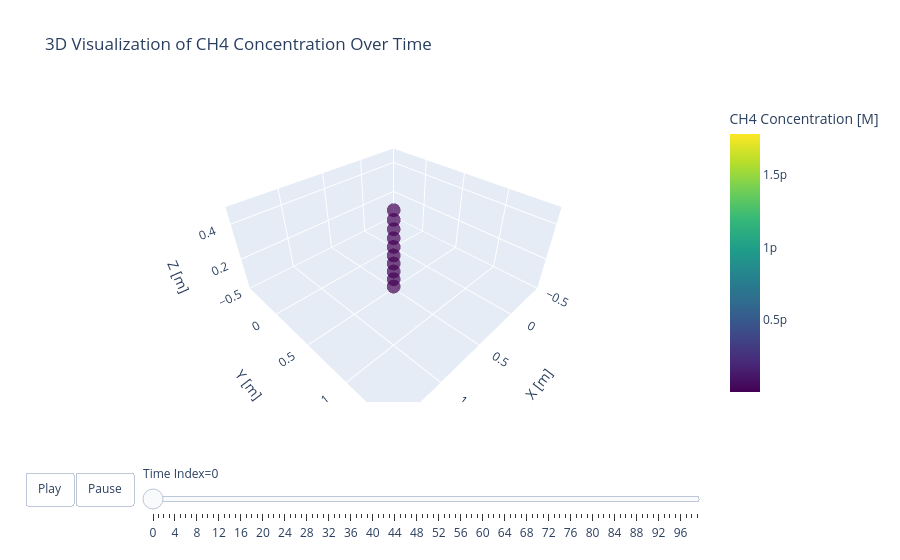

Write notebook code for a chart like this one.
### Markdown cell above
# 4) Time dependent plot

### Code cell
import plotly.express as px

# column names are variables so easier to change
ch4_column = 'Total CH4(aq) [M]'
df_ch4 = full_df[['X [m]', 'Y [m]', 'Z [m]', ch4_column, 'Time Index']]

# want the legend to be consistent, so need to get max and min
# to think: logarithmic scale is necessary
ch4_min = df_ch4[ch4_column].min()
ch4_max = df_ch4[ch4_column].max()

# making the plot
fig = px.scatter_3d(df_ch4,
                    x='X [m]',
                    y='Y [m]',
                    z='Z [m]',
                    color=ch4_column,
                    animation_frame='Time Index',  # This creates the slider
                    color_continuous_scale='Viridis',
                    range_color=[ch4_min, ch4_max],  # Fixed color scale
                    labels={ch4_column: 'CH4 Concentration [M]'},
                    title="3D Visualization of CH4 Concentration Over Time",
                    opacity=0.7)

# improved layout
fig.update_layout(
    scene=dict(
        xaxis_title='X [m]',
        yaxis_title='Y [m]',
        zaxis_title='Z [m]'
    ),
    # time slider
    updatemenus=[{
        'type': 'buttons',
        'showactive': False,
        'buttons': [
            {'label': 'Play', 'method': 'animate', 'args': [None, {'frame': {'duration': 100}}]},
            {'label': 'Pause', 'method': 'animate', 'args': [[None], {'frame': {'duration': 0}, 'mode': 'immediate'}]}
        ]
    }]
)

fig.show()

### Figure 1 — Plotly figure (JSON) as saved in the notebook; plotly's stock layout.template omitted (floating-point values rounded to 4 significant figures)
{"data": [{"hovertemplate": "Time Index=0<br>X [m]=%{x}<br>Y [m]=%{y}<br>Z [m]=%{z}<br>CH4 Concentration [M]=%{marker.color}<extra></extra>", "legendgroup": "", "marker": {"color": [1e-15, 1e-15, 1e-15, 1e-15, 1e-15, 1e-15, 1e-15, 1e-15, 1e-15, 1e-15], "coloraxis": "coloraxis", "opacity": 0.7, "symbol": "circle"}, "mode": "markers", "name": "", "scene": "scene", "showlegend": false, "type": "scatter3d", "x": [0.5, 0.5, 0.5, 0.5, 0.5, 0.5, 0.5, 0.5, 0.5, 0.5], "y": [0.5, 0.5, 0.5, 0.5, 0.5, 0.5, 0.5, 0.5, 0.5, 0.5], "z": [0.025, 0.075, 0.125, 0.175, 0.225, 0.275, 0.325, 0.375, 0.425, 0.475]}], "layout": {"coloraxis": {"cmax": 1.785e-12, "cmin": 1e-15, "colorbar": {"title": {"text": "CH4 Concentration [M]"}}, "colorscale": [[0, "#440154"], [0.1111, "#482878"], [0.2222, "#3e4989"], [0.3333, "#31688e"], [0.4444, "#26828e"], [0.5556, "#1f9e89"], [0.6667, "#35b779"], [0.7778, "#6ece58"], [0.8889, "#b5de2b"], [1, "#fde725"]]}, "legend": {"tracegroupgap": 0}, "scene": {"domain": {"x": [0, 1], "y": [0, 1]}, "xaxis": {"title": {"text": "X [m]"}}, "yaxis": {"title": {"text": "Y [m]"}}, "zaxis": {"title": {"text": "Z [m]"}}}, "sliders": [{"active": 0, "currentvalue": {"prefix": "Time Index="}, "len": 0.9, "pad": {"b": 10, "t": 60}, "steps": [{"args": [["0"], {"frame": {"duration": 0, "redraw": true}, "fromcurrent": true, "mode": "immediate", "transition": {"duration": 0, "easing": "linear"}}], "label": "0", "method": "animate"}, {"args": [["1"], {"frame": {"duration": 0, "redraw": true}, "fromcurrent": true, "mode": "immediate", "transition": {"duration": 0, "easing": "linear"}}], "label": "1", "method": "animate"}, {"args": [["2"], {"frame": {"duration": 0, "redraw": true}, "fromcurrent": true, "mode": "immediate", "transition": {"duration": 0, "easing": "linear"}}], "label": "2", "method": "animate"}, {"args": [["3"], {"frame": {"duration": 0, "redraw": true}, "fromcurrent": true, "mode": "immediate", "transition": {"duration": 0, "easing": "linear"}}], "label": "3", "method": "animate"}, {"args": [["4"], {"frame": {"duration": 0, "redraw": true}, "fromcurrent": true, "mode": "immediate", "transition": {"duration": 0, "easing": "linear"}}], "label": "4", "method": "animate"}, {"args": [["5"], {"frame": {"duration": 0, "redraw": true}, "fromcurrent": true, "mode": "immediate", "transition": {"duration": 0, "easing": "linear"}}], "label": "5", "method": "animate"}, {"args": [["6"], {"frame": {"duration": 0, "redraw": true}, "fromcurrent": true, "mode": "immediate", "transition": {"duration": 0, "easing": "linear"}}], "label": "6", "method": "animate"}, {"args": [["7"], {"frame": {"duration": 0, "redraw": true}, "fromcurrent": true, "mode": "immediate", "transition": {"duration": 0, "easing": "linear"}}], "label": "7", "method": "animate"}, {"args": [["8"], {"frame": {"duration": 0, "redraw": true}, "fromcurrent": true, "mode": "immediate", "transition": {"duration": 0, "easing": "linear"}}], "label": "8", "method": "animate"}, {"args": [["9"], {"frame": {"duration": 0, "redraw": true}, "fromcurrent": true, "mode": "immediate", "transition": {"duration": 0, "easing": "linear"}}], "label": "9", "method": "animate"}, {"args": [["10"], {"frame": {"duration": 0, "redraw": true}, "fromcurrent": true, "mode": "immediate", "transition": {"duration": 0, "easing": "linear"}}], "label": "10", "method": "animate"}, {"args": [["11"], {"frame": {"duration": 0, "redraw": true}, "fromcurrent": true, "mode": "immediate", "transition": {"duration": 0, "easing": "linear"}}], "label": "11", "method": "animate"}, {"args": [["12"], {"frame": {"duration": 0, "redraw": true}, "fromcurrent": true, "mode": "immediate", "transition": {"duration": 0, "easing": "linear"}}], "label": "12", "method": "animate"}, {"args": [["13"], {"frame": {"duration": 0, "redraw": true}, "fromcurrent": true, "mode": "immediate", "transition": {"duration": 0, "easing": "linear"}}], "label": "13", "method": "animate"}, {"args": [["14"], {"frame": {"duration": 0, "redraw": true}, "fromcurrent": true, "mode": "immediate", "transition": {"duration": 0, "easing": "linear"}}], "label": "14", "method": "animate"}, {"args": [["15"], {"frame": {"duration": 0, "redraw": true}, "fromcurrent": true, "mode": "immediate", "transition": {"duration": 0, "easing": "linear"}}], "label": "15", "method": "animate"}, {"args": [["16"], {"frame": {"duration": 0, "redraw": true}, "fromcurrent": true, "mode": "immediate", "transition": {"duration": 0, "easing": "linear"}}], "label": "16", "method": "animate"}, {"args": [["17"], {"frame": {"duration": 0, "redraw": true}, "fromcurrent": true, "mode": "immediate", "transition": {"duration": 0, "easing": "linear"}}], "label": "17", "method": "animate"}, {"args": [["18"], {"frame": {"duration": 0, "redraw": true}, "fromcurrent": true, "mode": "immediate", "transition": {"duration": 0, "easing": "linear"}}], "label": "18", "method": "animate"}, {"args": [["19"], {"frame": {"duration": 0, "redraw": true}, "fromcurrent": true, "mode": "immediate", "transition": {"duration": 0, "easing": "linear"}}], "label": "19", "method": "animate"}, {"args": [["20"], {"frame": {"duration": 0, "redraw": true}, "fromcurrent": true, "mode": "immediate", "transition": {"duration": 0, "easing": "linear"}}], "label": "20", "method": "animate"}, {"args": [["21"], {"frame": {"duration": 0, "redraw": true}, "fromcurrent": true, "mode": "immediate", "transition": {"duration": 0, "easing": "linear"}}], "label": "21", "method": "animate"}, {"args": [["22"], {"frame": {"duration": 0, "redraw": true}, "fromcurrent": true, "mode": "immediate", "transition": {"duration": 0, "easing": "linear"}}], "label": "22", "method": "animate"}, {"args": [["23"], {"frame": {"duration": 0, "redraw": true}, "fromcurrent": true, "mode": "immediate", "transition": {"duration": 0, "easing": "linear"}}], "label": "23", "method": "animate"}, {"args": [["24"], {"frame": {"duration": 0, "redraw": true}, "fromcurrent": true, "mode": "immediate", "transition": {"duration": 0, "easing": "linear"}}], "label": "24", "method": "animate"}, {"args": [["25"], {"frame": {"duration": 0, "redraw": true}, "fromcurrent": true, "mode": "immediate", "transition": {"duration": 0, "easing": "linear"}}], "label": "25", "method": "animate"}, {"args": [["26"], {"frame": {"duration": 0, "redraw": true}, "fromcurrent": true, "mode": "immediate", "transition": {"duration": 0, "easing": "linear"}}], "label": "26", "method": "animate"}, {"args": [["27"], {"frame": {"duration": 0, "redraw": true}, "fromcurrent": true, "mode": "immediate", "transition": {"duration": 0, "easing": "linear"}}], "label": "27", "method": "animate"}, {"args": [["28"], {"frame": {"duration": 0, "redraw": true}, "fromcurrent": true, "mode": "immediate", "transition": {"duration": 0, "easing": "linear"}}], "label": "28", "method": "animate"}, {"args": [["29"], {"frame": {"duration": 0, "redraw": true}, "fromcurrent": true, "mode": "immediate", "transition": {"duration": 0, "easing": "linear"}}], "label": "29", "method": "animate"}, {"args": [["30"], {"frame": {"duration": 0, "redraw": true}, "fromcurrent": true, "mode": "immediate", "transition": {"duration": 0, "easing": "linear"}}], "label": "30", "method": "animate"}, {"args": [["31"], {"frame": {"duration": 0, "redraw": true}, "fromcurrent": true, "mode": "immediate", "transition": {"duration": 0, "easing": "linear"}}], "label": "31", "method": "animate"}, {"args": [["32"], {"frame": {"duration": 0, "redraw": true}, "fromcurrent": true, "mode": "immediate", "transition": {"duration": 0, "easing": "linear"}}], "label": "32", "method": "animate"}, {"args": [["33"], {"frame": {"duration": 0, "redraw": true}, "fromcurrent": true, "mode": "immediate", "transition": {"duration": 0, "easing": "linear"}}], "label": "33", "method": "animate"}, {"args": [["34"], {"frame": {"duration": 0, "redraw": true}, "fromcurrent": true, "mode": "immediate", "transition": {"duration": 0, "easing": "linear"}}], "label": "34", "method": "animate"}, {"args": [["35"], {"frame": {"duration": 0, "redraw": true}, "fromcurrent": true, "mode": "immediate", "transition": {"duration": 0, "easing": "linear"}}], "label": "35", "method": "animate"}, {"args": [["36"], {"frame": {"duration": 0, "redraw": true}, "fromcurrent": true, "mode": "immediate", "transition": {"duration": 0, "easing": "linear"}}], "label": "36", "method": "animate"}, {"args": [["37"], {"frame": {"duration": 0, "redraw": true}, "fromcurrent": true, "mode": "immediate", "transition": {"duration": 0, "easing": "linear"}}], "label": "37", "method": "animate"}, {"args": [["38"], {"frame": {"duration": 0, "redraw": true}, "fromcurrent": true, "mode": "immediate", "transition": {"duration": 0, "easing": "linear"}}], "label": "38", "method": "animate"}, {"args": [["39"], {"frame": {"duration": 0, "redraw": true}, "fromcurrent": true, "mode": "immediate", "transition": {"duration": 0, "easing": "linear"}}], "label": "39", "method": "animate"}, {"args": [["40"], {"frame": {"duration": 0, "redraw": true}, "fromcurrent": true, "mode": "immediate", "transition": {"duration": 0, "easing": "linear"}}], "label": "40", "method": "animate"}, {"args": [["41"], {"frame": {"duration": 0, "redraw": true}, "fromcurrent": true, "mode": "immediate", "transition": {"duration": 0, "easing": "linear"}}], "label": "41", "method": "animate"}, {"args": [["42"], {"frame": {"duration": 0, "redraw": true}, "fromcurrent": true, "mode": "immediate", "transition": {"duration": 0, "easing": "linear"}}], "label": "42", "method": "animate"}, {"args": [["43"], {"frame": {"duration": 0, "redraw": true}, "fromcurrent": true, "mode": "immediate", "transition": {"duration": 0, "easing": "linear"}}], "label": "43", "method": "animate"}, {"args": [["44"], {"frame": {"duration": 0, "redraw": true}, "fromcurrent": true, "mode": "immediate", "transition": {"duration": 0, "easing": "linear"}}], "label": "44", "method": "animate"}, {"args": [["45"], {"frame": {"duration": 0, "redraw": true}, "fromcurrent": true, "mode": "immediate", "transition": {"duration": 0, "easing": "linear"}}], "label": "45", "method": "animate"}, {"args": [["46"], {"frame": {"duration": 0, "redraw": true}, "fromcurrent": true, "mode": "immediate", "transition": {"duration": 0, "easing": "linear"}}], "label": "46", "method": "animate"}, {"args": [["47"], {"frame": {"duration": 0, "redraw": true}, "fromcurrent": true, "mode": "immediate", "transition": {"duration": 0, "easing": "linear"}}], "label": "47", "method": "animate"}, {"args": [["48"], {"frame": {"duration": 0, "redraw": true}, "fromcurrent": true, "mode": "immediate", "transition": {"duration": 0, "easing": "linear"}}], "label": "48", "method": "animate"}, {"args": [["49"], {"frame": {"duration": 0, "redraw": true}, "fromcurrent": true, "mode": "immediate", "transition": {"duration": 0, "easing": "linear"}}], "label": "49", "method": "animate"}, {"args": [["50"], {"frame": {"duration": 0, "redraw": true}, "fromcurrent": true, "mode": "immediate", "transition": {"duration": 0, "easing": "linear"}}], "label": "50", "method": "animate"}, {"args": [["51"], {"frame": {"duration": 0, "redraw": true}, "fromcurrent": true, "mode": "immediate", "transition": {"duration": 0, "easing": "linear"}}], "label": "51", "method": "animate"}, {"args": [["52"], {"frame": {"duration": 0, "redraw": true}, "fromcurrent": true, "mode": "immediate", "transition": {"duration": 0, "easing": "linear"}}], "label": "52", "method": "animate"}, {"args": [["53"], {"frame": {"duration": 0, "redraw": true}, "fromcurrent": true, "mode": "immediate", "transition": {"duration": 0, "easing": "linear"}}], "label": "53", "method": "animate"}, {"args": [["54"], {"frame": {"duration": 0, "redraw": true}, "fromcurrent": true, "mode": "immediate", "transition": {"duration": 0, "easing": "linear"}}], "label": "54", "method": "animate"}, {"args": [["55"], {"frame": {"duration": 0, "redraw": true}, "fromcurrent": true, "mode": "immediate", "transition": {"duration": 0, "easing": "linear"}}], "label": "55", "method": "animate"}, {"args": [["56"], {"frame": {"duration": 0, "redraw": true}, "fromcurrent": true, "mode": "immediate", "transition": {"duration": 0, "easing": "linear"}}], "label": "56", "method": "animate"}, {"args": [["57"], {"frame": {"duration": 0, "redraw": true}, "fromcurrent": true, "mode": "immediate", "transition": {"duration": 0, "easing": "linear"}}], "label": "57", "method": "animate"}, {"args": [["58"], {"frame": {"duration": 0, "redraw": true}, "fromcurrent": true, "mode": "immediate", "transition": {"duration": 0, "easing": "linear"}}], "label": "58", "method": "animate"}, {"args": [["59"], {"frame": {"duration": 0, "redraw": true}, "fromcurrent": true, "mode": "immediate", "transition": {"duration": 0, "easing": "linear"}}], "label": "59", "method": "animate"}, {"args": [["60"], {"frame": {"duration": 0, "redraw": true}, "fromcurrent": true, "mode": "immediate", "transition": {"duration": 0, "easing": "linear"}}], "label": "60", "method": "animate"}, {"args": [["61"], {"frame": {"duration": 0, "redraw": true}, "fromcurrent": true, "mode": "immediate", "transition": {"duration": 0, "easing": "linear"}}], "label": "61", "method": "animate"}, {"args": [["62"], {"frame": {"duration": 0, "redraw": true}, "fromcurrent": true, "mode": "immediate", "transition": {"duration": 0, "easing": "linear"}}], "label": "62", "method": "animate"}, {"args": [["63"], {"frame": {"duration": 0, "redraw": true}, "fromcurrent": true, "mode": "immediate", "transition": {"duration": 0, "easing": "linear"}}], "label": "63", "method": "animate"}, {"args": [["64"], {"frame": {"duration": 0, "redraw": true}, "fromcurrent": true, "mode": "immediate", "transition": {"duration": 0, "easing": "linear"}}], "label": "64", "method": "animate"}, {"args": [["65"], {"frame": {"duration": 0, "redraw": true}, "fromcurrent": true, "mode": "immediate", "transition": {"duration": 0, "easing": "linear"}}], "label": "65", "method": "animate"}, {"args": [["66"], {"frame": {"duration": 0, "redraw": true}, "fromcurrent": true, "mode": "immediate", "transition": {"duration": 0, "easing": "linear"}}], "label": "66", "method": "animate"}, {"args": [["67"], {"frame": {"duration": 0, "redraw": true}, "fromcurrent": true, "mode": "immediate", "transition": {"duration": 0, "easing": "linear"}}], "label": "67", "method": "animate"}, {"args": [["68"], {"frame": {"duration": 0, "redraw": true}, "fromcurrent": true, "mode": "immediate", "transition": {"duration": 0, "easing": "linear"}}], "label": "68", "method": "animate"}, {"args": [["69"], {"frame": {"duration": 0, "redraw": true}, "fromcurrent": true, "mode": "immediate", "transition": {"duration": 0, "easing": "linear"}}], "label": "69", "method": "animate"}, {"args": [["70"], {"frame": {"duration": 0, "redraw": true}, "fromcurrent": true, "mode": "immediate", "transition": {"duration": 0, "easing": "linear"}}], "label": "70", "method": "animate"}, {"args": [["71"], {"frame": {"duration": 0, "redraw": true}, "fromcurrent": true, "mode": "immediate", "transition": {"duration": 0, "easing": "linear"}}], "label": "71", "method": "animate"}, {"args": [["72"], {"frame": {"duration": 0, "redraw": true}, "fromcurrent": true, "mode": "immediate", "transition": {"duration": 0, "easing": "linear"}}], "label": "72", "method": "animate"}, {"args": [["73"], {"frame": {"duration": 0, "redraw": true}, "fromcurrent": true, "mode": "immediate", "transition": {"duration": 0, "easing": "linear"}}], "label": "73", "method": "animate"}, {"args": [["74"], {"frame": {"duration": 0, "redraw": true}, "fromcurrent": true, "mode": "immediate", "transition": {"duration": 0, "easing": "linear"}}], "label": "74", "method": "animate"}, {"args": [["75"], {"frame": {"duration": 0, "redraw": true}, "fromcurrent": true, "mode": "immediate", "transition": {"duration": 0, "easing": "linear"}}], "label": "75", "method": "animate"}, {"args": [["76"], {"frame": {"duration": 0, "redraw": true}, "fromcurrent": true, "mode": "immediate", "transition": {"duration": 0, "easing": "linear"}}], "label": "76", "method": "animate"}, {"args": [["77"], {"frame": {"duration": 0, "redraw": true}, "fromcurrent": true, "mode": "immediate", "transition": {"duration": 0, "easing": "linear"}}], "label": "77", "method": "animate"}, {"args": [["78"], {"frame": {"duration": 0, "redraw": true}, "fromcurrent": true, "mode": "immediate", "transition": {"duration": 0, "easing": "linear"}}], "label": "78", "method": "animate"}, {"args": [["79"], {"frame": {"duration": 0, "redraw": true}, "fromcurrent": true, "mode": "immediate", "transition": {"duration": 0, "easing": "linear"}}], "label": "79", "method": "animate"}, {"args": [["80"], {"frame": {"duration": 0, "redraw": true}, "fromcurrent": true, "mode": "immediate", "transition": {"duration": 0, "easing": "linear"}}], "label": "80", "method": "animate"}, {"args": [["81"], {"frame": {"duration": 0, "redraw": true}, "fromcurrent": true, "mode": "immediate", "transition": {"duration": 0, "easing": "linear"}}], "label": "81", "method": "animate"}, {"args": [["82"], {"frame": {"duration": 0, "redraw": true}, "fromcurrent": true, "mode": "immediate", "transition": {"duration": 0, "easing": "linear"}}], "label": "82", "method": "animate"}, {"args": [["83"], {"frame": {"duration": 0, "redraw": true}, "fromcurrent": true, "mode": "immediate", "transition": {"duration": 0, "easing": "linear"}}], "label": "83", "method": "animate"}, {"args": [["84"], {"frame": {"duration": 0, "redraw": true}, "fromcurrent": true, "mode": "immediate", "transition": {"duration": 0, "easing": "linear"}}], "label": "84", "method": "animate"}, {"args": [["85"], {"frame": {"duration": 0, "redraw": true}, "fromcurrent": true, "mode": "immediate", "transition": {"duration": 0, "easing": "linear"}}], "label": "85", "method": "animate"}, {"args": [["86"], {"frame": {"duration": 0, "redraw": true}, "fromcurrent": true, "mode": "immediate", "transition": {"duration": 0, "easing": "linear"}}], "label": "86", "method": "animate"}, {"args": [["87"], {"frame": {"duration": 0, "redraw": true}, "fromcurrent": true, "mode": "immediate", "transition": {"duration": 0, "easing": "linear"}}], "label": "87", "method": "animate"}, {"args": [["88"], {"frame": {"duration": 0, "redraw": true}, "fromcurrent": true, "mode": "immediate", "transition": {"duration": 0, "easing": "linear"}}], "label": "88", "method": "animate"}, {"args": [["89"], {"frame": {"duration": 0, "redraw": true}, "fromcurrent": true, "mode": "immediate", "transition": {"duration": 0, "easing": "linear"}}], "label": "89", "method": "animate"}, {"args": [["90"], {"frame": {"duration": 0, "redraw": true}, "fromcurrent": true, "mode": "immediate", "transition": {"duration": 0, "easing": "linear"}}], "label": "90", "method": "animate"}, {"args": [["91"], {"frame": {"duration": 0, "redraw": true}, "fromcurrent": true, "mode": "immediate", "transition": {"duration": 0, "easing": "linear"}}], "label": "91", "method": "animate"}, {"args": [["92"], {"frame": {"duration": 0, "redraw": true}, "fromcurrent": true, "mode": "immediate", "transition": {"duration": 0, "easing": "linear"}}], "label": "92", "method": "animate"}, {"args": [["93"], {"frame": {"duration": 0, "redraw": true}, "fromcurrent": true, "mode": "immediate", "transition": {"duration": 0, "easing": "linear"}}], "label": "93", "method": "animate"}, {"args": [["94"], {"frame": {"duration": 0, "redraw": true}, "fromcurrent": true, "mode": "immediate", "transition": {"duration": 0, "easing": "linear"}}], "label": "94", "method": "animate"}, {"args": [["95"], {"frame": {"duration": 0, "redraw": true}, "fromcurrent": true, "mode": "immediate", "transition": {"duration": 0, "easing": "linear"}}], "label": "95", "method": "animate"}, {"args": [["96"], {"frame": {"duration": 0, "redraw": true}, "fromcurrent": true, "mode": "immediate", "transition": {"duration": 0, "easing": "linear"}}], "label": "96", "method": "animate"}, {"args": [["97"], {"frame": {"duration": 0, "redraw": true}, "fromcurrent": true, "mode": "immediate", "transition": {"duration": 0, "easing": "linear"}}], "label": "97", "method": "animate"}, {"args": [["98"], {"frame": {"duration": 0, "redraw": true}, "fromcurrent": true, "mode": "immediate", "transition": {"duration": 0, "easing": "linear"}}], "label": "98", "method": "animate"}, {"args": [["99"], {"frame": {"duration": 0, "redraw": true}, "fromcurrent": true, "mode": "immediate", "transition": {"duration": 0, "easing": "linear"}}], "label": "99", "method": "animate"}], "x": 0.1, "xanchor": "left", "y": 0, "yanchor": "top"}], "title": {"text": "3D Visualization of CH4 Concentration Over Time"}, "updatemenus": [{"buttons": [{"args": [null, {"frame": {"duration": 100}}], "label": "Play", "method": "animate"}, {"args": [[null], {"frame": {"duration": 0}, "mode": "immediate"}], "label": "Pause", "method": "animate"}], "direction": "left", "pad": {"r": 10, "t": 70}, "showactive": false, "type": "buttons", "x": 0.1, "xanchor": "right", "y": 0, "yanchor": "top"}]}}
